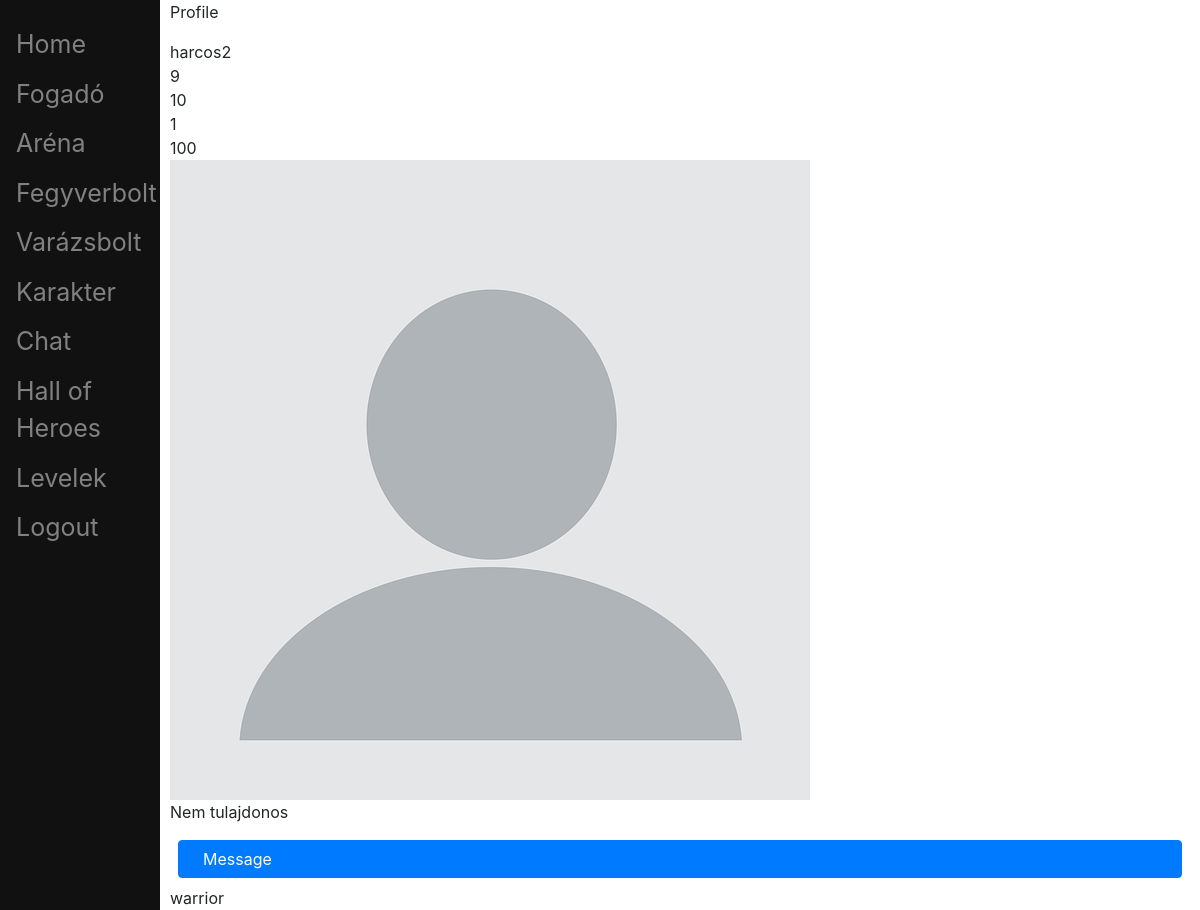
The page /profile/9/ (signed in) on the database as committed earlier.
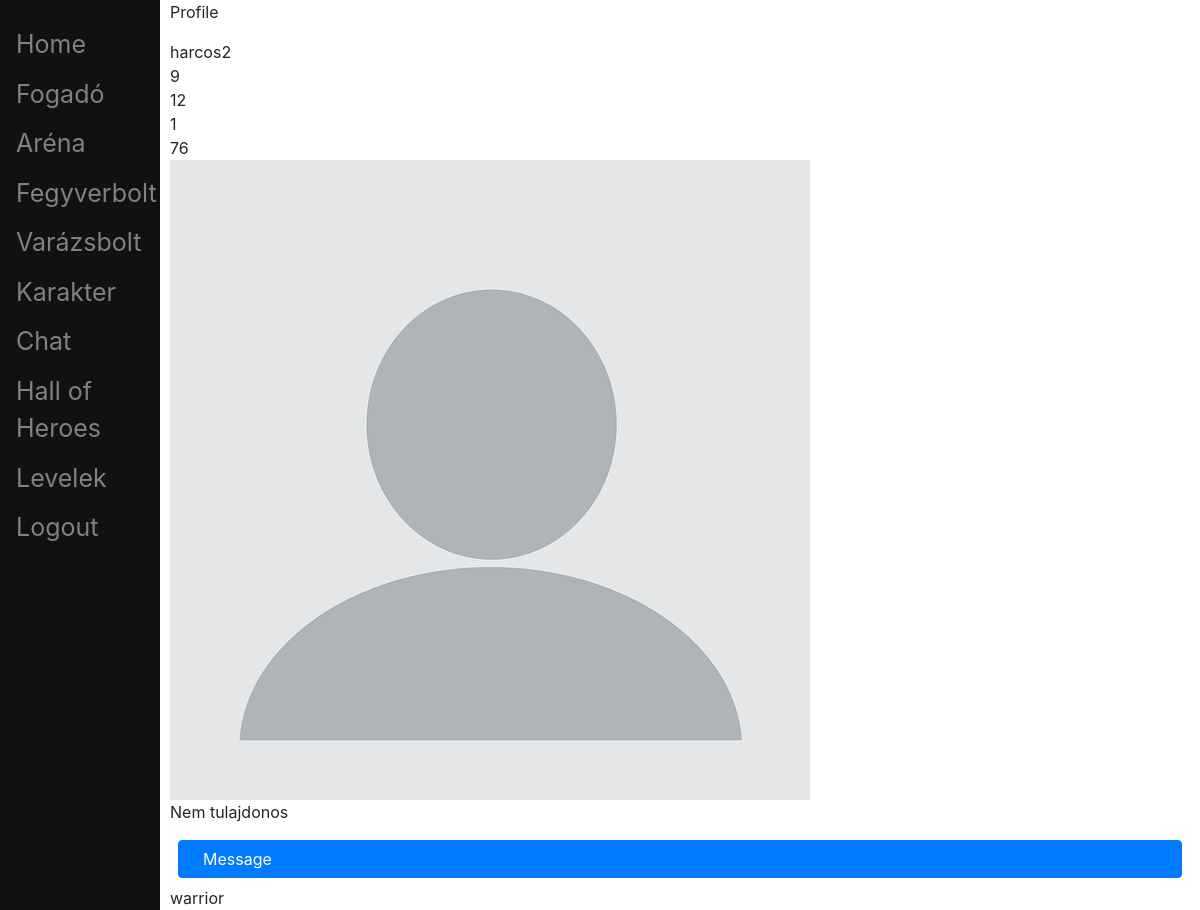
The same page on the database as committed later.
### account/models.py (models this page shows, shortened)
class Account(AbstractBaseUser):
	username		= models.CharField(verbose_name = 'username', max_length = 20, unique = True)
	email 			= models.EmailField(verbose_name = 'email', max_length = 128, unique = True)
	date_joined		= models.DateTimeField(verbose_name = 'date joined', auto_now_add = True)
	last_login		= models.DateTimeField(verbose_name = 'last login', auto_now = True)
	is_admin		= models.BooleanField(default=False)
	is_superuser	= models.BooleanField(default=False)
	is_staff		= models.BooleanField(default=False)
	is_active		= models.BooleanField(default=True) # - lehet false pl email-es aktivalas
	profile_image	= models.ImageField(null=True, blank=True, upload_to=profile_image_path)
	objects = CustomAccountManager()
	USERNAME_FIELD 	= 'username'
	REQUIRED_FIELDS	= ['email']

class Character(models.Model):
	account = models.OneToOneField(Account, on_delete=models.CASCADE, primary_key=True)
	ROLES = (
		('warrior', 'warrior'),
		('mage', 'mage'),
		('scout', 'scout'),
	)
	character_type	= models.CharField(verbose_name = 'character type', max_length = 20, choices=ROLES, default='')
	level			= models.DecimalField(verbose_name='level', max_digits=19, decimal_places=0, default = 1) #szint
	strength		= models.DecimalField(verbose_name='strength', max_digits=19, decimal_places=0, default = 8) #erő
	skill 			= models.DecimalField(verbose_name='skill', max_digits=19, decimal_places=0, default = 6) #ügyesség
	intelligence	= models.DecimalField(verbose_name='intelligence', max_digits=19, decimal_places=0, default = 7) #értelem
	health_point	= models.DecimalField(verbose_name='health point', max_digits=19, decimal_places=0, default = 10) #életerő
	fortune 		= models.DecimalField(verbose_name='fortune', max_digits=19, decimal_places=0, default = 8) #szerencse
	shield 			= models.DecimalField(verbose_name='shield', max_digits=19, decimal_places=0, default = 0) #páncél
	rank			= models.DecimalField(verbose_name='rank', max_digits=19, decimal_places=0, blank = True, null = True) #helyezes
	honor			= models.DecimalField(verbose_name='honor', max_digits=19, decimal_places=0, default = 1) #becsuletpont
	gold 			= models.DecimalField(verbose_name='gold', max_digits=20, decimal_places=0, default=100)

### account/views.py (the view)
# urls.py: path('profile/<user_id>/', profile_view, name='profile'),
@login_required(login_url='login')
def profile_view(request, *args, **kwargs):
	context = {}
	user_id = kwargs.get('user_id')
	try:
		account = Account.objects.get(id=user_id)
	except Account.DoesNotExist:
		return HttpResponse('Account does not exist')
	owner_of_the_profile = False
	if request.user.id == account.id:
		owner_of_the_profile = True
	context = {
		'username': account.username,
		'user_id': account.id,
		'level': account.character.level,
		'strength': account.character.strength,
		'character_type': account.character.character_type,
		'is_owner': owner_of_the_profile,
		'gold': account.character.gold,
	}
	if account.profile_image:
		context['profile_image'] = account.profile_image.url
	else:
		context['profile_image'] = STATIC_IMAGE_PATH_IF_DEFAULT_PIC_SET
	return render(request, 'account/profile.html', context)

### account/templates/account/profile.html (shortened to what this page needs)
{% extends 'base.html' %}
{% load static %}
{% block content %}
<div class="main">
	<p>Profile</p>
	{{username}}<br>
	{{ user_id }} <br>
	{{ strength }}<br>
	{{level}}<br>
	{{gold}}<br>
	<img src="{{ profile_image }}">
	{% if is_owner %}
		<p>Tulajdonos</p>
		<a href="{% url 'account:edit' user_id=user_id%}">Módosítás</a>
	{% else %}
		<p>Nem tulajdonos</p>
		<div class="d-flex flex-row align-items-center btn btn-primary m-2 px-4" onclick="createOrReturnPrivateChat('{{user_id}}')">
			<span class="message-btn-text">Message</span>
		</div>
	{% endif %}
	{{character_type}}
</div>
{% endblock %}

### templates/base.html (shortened to what this page needs)
{% load static %}
<!DOCTYPE html>
<html>
<head>
	<link rel="stylesheet" href="{% static 'core/core.css' %}">
    <link rel="stylesheet" href="https://cdn.jsdelivr.net/npm/bootstrap@4.3.1/dist/css/bootstrap.min.css" />
</head>
<body>
	{% include 'sidebar.html' %}
	{% block content %}
	{% endblock %}
</body>
</html>

### templates/sidebar.html
<div class="sidenav">
  <a href="{% url 'home_page' %}">Home</a>
  <a href="#">Fogadó</a>
  <a href="#">Aréna</a>
  <a href="#">Fegyverbolt</a>
  <a href="#">Varázsbolt</a>
  <a href="{% url 'profile' user_id=request.user.id %}">Karakter</a>
  <a href="{% url 'public_chat' %}">Chat</a>
  <a href="{% url 'search' %}">Hall of Heroes</a>
  <a href="{% url 'private_chat:private_chat_room' %}">Levelek</a>
  <a href="{% url 'logout' %}">Logout</a>
</div>

### static/core/core.css (style rules this page uses)
.sidenav { height: 100%; width: 160px; position: fixed; z-index: 1; top: 0; left: 0; background-color: #111; overflow-x: hidden; padding-top: 20px; }
.sidenav a { padding: 6px 8px 6px 16px; text-decoration: none; font-size: 25px; color: #818181; display: block; }
.main { margin-left: 160px; padding: 0px 10px; }

Rows that differ between the two databases and show on the page:
changed Character "warrior": strength "10" → "12"; gold "100" → "76"
